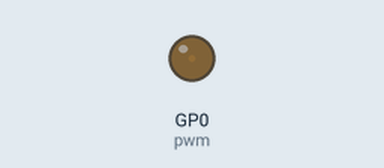
Simulated run of this program. Board: Raspberry Pi Pico running MicroPython. On the bench: output pins drawn as LEDs (lit = HIGH).

Above: at 0.05 s.
At 4.95 s:
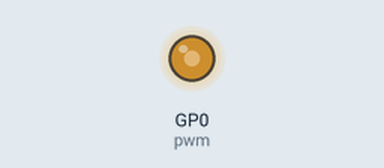
At 7.65 s:
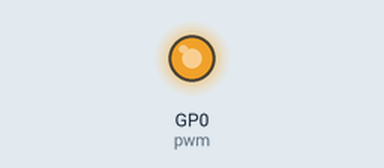
At 15.35 s:
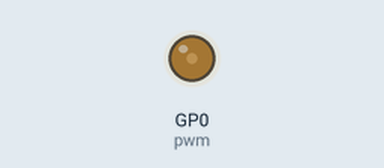
Timing chart, 0 to 22.7 s (numbered marks = the images above):
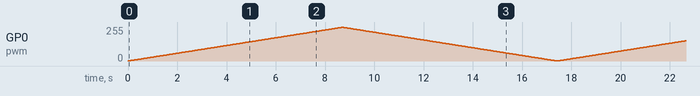

The program:

main.py
```python
from machine import Pin, PWM
from time import sleep

pwm = PWM(Pin(0))

pwm.freq(1000)

while True:
    for duty in range(65025):
        pwm.duty_u16(duty)
        sleep(0.0001)
    for duty in range(65025, 0, -1):
        pwm.duty_u16(duty)
        sleep(0.0001)
```
